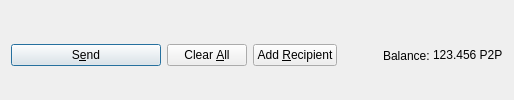
         <widget class="QFrame" name="frame_Send">
          <layout class="QHBoxLayout" name="horizontalLayout">
           <property name="bottomMargin">
            <number>0</number>
           </property>
           <item>
            <widget class="QPushButton" name="sendButton">
             <property name="minimumSize">
              <size>
               <width>150</width>
               <height>0</height>
              </size>
             </property>
             <property name="toolTip">
              <string>Confirm the send action</string>
             </property>
             <property name="text">
              <string>S&amp;end</string>
             </property>
             <property name="icon">
              <iconset resource="../p2p.qrc">
               <normaloff>:/icons/send</normaloff>:/icons/send</iconset>
             </property>
             <property name="autoDefault">
              <bool>false</bool>
             </property>
             <property name="default">
              <bool>true</bool>
             </property>
            </widget>
           </item>
           <item>
            <widget class="QPushButton" name="clearButton">
             <property name="sizePolicy">
              <sizepolicy hsizetype="Minimum" vsizetype="Fixed">
               <horstretch>0</horstretch>
               <verstretch>0</verstretch>
              </sizepolicy>
             </property>
             <property name="toolTip">
              <string>Clear all fields of the form.</string>
             </property>
             <property name="text">
              <string>Clear &amp;All</string>
             </property>
             <property name="icon">
              <iconset resource="../p2p.qrc">
               <normaloff>:/icons/remove</normaloff>:/icons/remove</iconset>
             </property>
             <property name="autoDefault">
              <bool>false</bool>
             </property>
            </widget>
           </item>
           <item>
            <widget class="QPushButton" name="addButton">
             <property name="toolTip">
              <string>Send to multiple recipients at once</string>
             </property>
             <property name="text">
              <string>Add &amp;Recipient</string>
             </property>
             <property name="icon">
              <iconset resource="../p2p.qrc">
               <normaloff>:/icons/add</normaloff>:/icons/add</iconset>
             </property>
             <property name="autoDefault">
              <bool>false</bool>
             </property>
            </widget>
           </item>
           <item>
            <spacer name="horizontalSpacer">
             <property name="orientation">
              <enum>Qt::Horizontal</enum>
             </property>
             <property name="sizeHint" stdset="0">
              <size>
               <width>40</width>
               <height>20</height>
              </size>
             </property>
            </spacer>
           </item>
           <item>
            <layout class="QHBoxLayout" name="horizontalLayout_2">
             <property name="spacing">
              <number>3</number>
             </property>
             <item>
              <widget class="QLabel" name="label">
               <property name="text">
                <string>Balance:</string>
               </property>
              </widget>
             </item>
             <item>
              <widget class="QLabel" name="labelBalance">
               <property name="sizePolicy">
                <sizepolicy hsizetype="Preferred" vsizetype="Fixed">
                 <horstretch>0</horstretch>
                 <verstretch>0</verstretch>
                </sizepolicy>
               </property>
               <property name="cursor">
                <cursorShape>IBeamCursor</cursorShape>
               </property>
               <property name="text">
                <string notr="true">123.456 P2P</string>
               </property>
               <property name="textInteractionFlags">
                <set>Qt::LinksAccessibleByMouse|Qt::TextSelectableByKeyboard|Qt::TextSelectableByMouse</set>
               </property>
              </widget>
             </item>
            </layout>
           </item>
          </layout>
         </widget>
